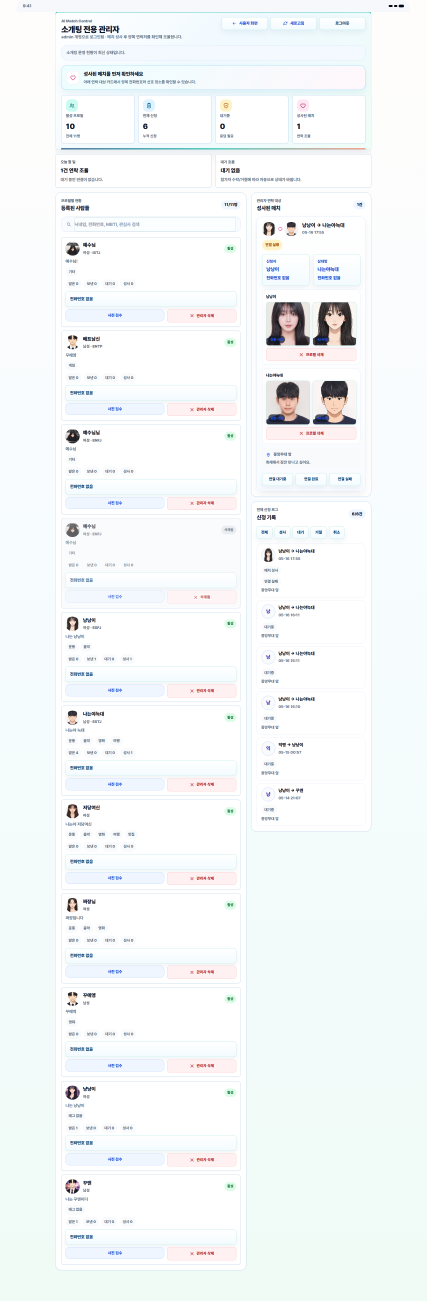
#> input picture admin-final-desktop.png, 1280 x 3901 px (shown at 1/3 size)
$ python build_ai_match_manuals.py
#> lines starting #> are read from the running program, lines starting #| are printed output that depends on the picture
from pathlib import Path

from docx import Document
from docx.enum.section import WD_SECTION
from docx.enum.text import WD_ALIGN_PARAGRAPH
from docx.enum.table import WD_TABLE_ALIGNMENT, WD_CELL_VERTICAL_ALIGNMENT
from docx.oxml import OxmlElement
from docx.oxml.ns import qn
from docx.shared import Cm, Pt, RGBColor
from PIL import Image


ROOT = Path(__file__).resolve().parents[1]


def ensure_manual_assets():
    out_dir = ROOT / "manual-assets"
    out_dir.mkdir(exist_ok=True)
    source = Image.open(ROOT / "admin-final-desktop.png")
#> source is the input picture: PIL image 1280x3901 RGB; mean R, G, B 244.5, 247.9, 248.6
    crops = {
        "ai-match-admin-dashboard-desktop.png": (140, 0, 1140, 980),
        "ai-match-admin-profiles-desktop.png": (140, 760, 760, 2680),
        "ai-match-admin-matches-desktop.png": (730, 620, 1140, 2300),
        "ai-match-admin-requests-desktop.png": (730, 1900, 1140, 3280),
    }
    for name, box in crops.items():
        source.crop(box).save(out_dir / name)
#> this loop made 4 passes
#> pass 1, in ensure_manual_assets, `source.crop(box).save(out_dir / name)`:
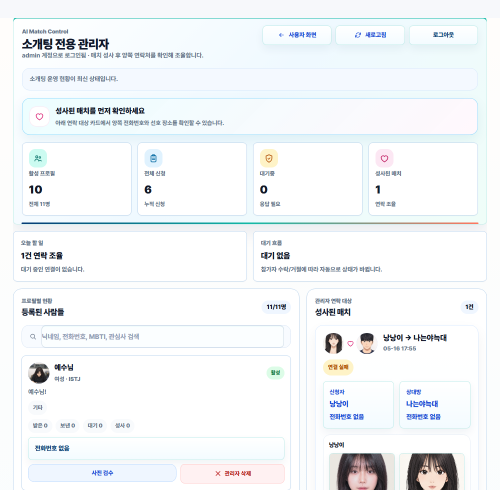
#> saved as ai-match-admin-dashboard-desktop.png: PIL image 1000x980 RGB (shown at 1/2 size); mean R, G, B 241.7, 244.8, 246.8
#> pass 2, in ensure_manual_assets, `source.crop(box).save(out_dir / name)`:
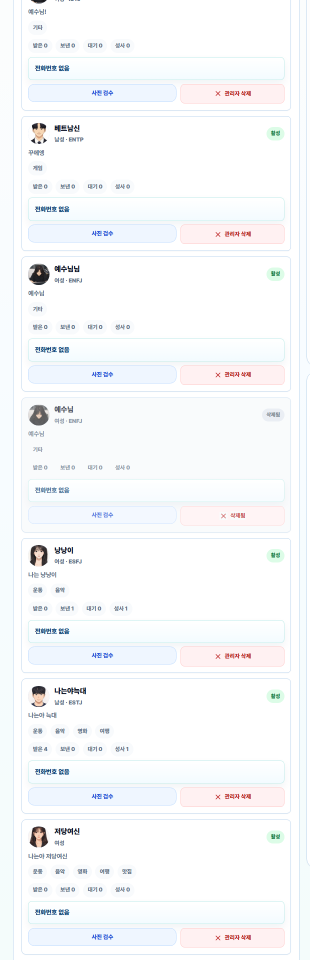
#> saved as ai-match-admin-profiles-desktop.png: PIL image 620x1920 RGB (shown at 1/2 size); mean R, G, B 247.1, 248.7, 250.4


# [128 lines left out: functions set_cell_shading, set_cell_text, style_document, add_title, add_note, add_bullets and 4 more, not called in this run]


def add_heading(document, text, level=1):
    paragraph = document.add_heading(text, level=level)
    paragraph.paragraph_format.keep_with_next = True


def build_user_manual():
    document = Document()
    style_document(document)
    add_title(document, "AI Match 사용자 사용설명서", "대상 화면: /ai-match · 화면 기준: 모바일 모드")
    add_note(document, "이 문서는 실제 모바일 화면 캡처를 기준으로 AI 소개팅 부스 사용 순서를 설명합니다.")

    add_heading(document, "1. AI 소개팅 부스 접속하기")
    add_image(document, "qa-screenshots/ai-match-ref-intro.png", "그림 1. AI Match 모바일 소개 화면", 10.0)
    add_numbered(document, [
        "모바일 브라우저에서 서비스 주소로 접속합니다.",
        "첫 화면에서 AI 소개팅 부스 안내와 QR 영역을 확인합니다.",
        "처음 사용하는 경우 시작하기를 누릅니다.",
        "이미 등록된 사람을 보고 싶으면 등록된 사람 보기를 누릅니다.",
    ])

    add_heading(document, "2. 프로필 등록하기")
    add_image(document, "qa-screenshots/ai-match-ref-register.png", "그림 2. 프로필 등록 화면", 10.0)
    add_numbered(document, [
        "사진 업로드를 눌러 정면 사진을 올립니다.",
        "AI 변환 미리보기가 생성되면 결과 이미지를 확인합니다.",
        "닉네임, 성별, 관심사 태그, 자기소개를 입력합니다.",
        "기본 만남 장소를 선택합니다.",
        "공개 동의 체크박스를 선택한 뒤 등록하기를 누릅니다.",
    ])
    add_bullets(document, [
        "관심사 태그는 최대 6개까지 선택할 수 있습니다.",
        "사진과 소개가 공개 목록에 표시되는 것에 동의해야 등록할 수 있습니다.",
        "PIN은 신청함 확인, 프로필 수정, 삭제에 필요합니다.",
    ])

    document.add_section(WD_SECTION.NEW_PAGE)
    add_heading(document, "3. 등록된 사람 보기")
    add_image(document, "qa-screenshots/ai-match-ref-people.png", "그림 3. 등록된 사람 목록 화면", 10.0)
    add_numbered(document, [
        "하단 메뉴에서 사람들을 누릅니다.",
        "상단 필터에서 전체, 남자, 여자, 신청 가능을 선택해 목록을 좁힙니다.",
        "프로필 카드에서 사진, 닉네임, 만남 장소, 자기소개, 관심사를 확인합니다.",
        "마음에 드는 프로필의 데이트 신청 버튼을 누릅니다.",
    ])

    add_heading(document, "4. 프로필 상세 확인 및 데이트 신청")
    add_image(document, "qa-screenshots/ai-match-ref-detail.png", "그림 4. 프로필 상세 및 데이트 신청 화면", 10.0)
    add_numbered(document, [
        "상대 프로필의 사진과 소개를 확인합니다.",
        "신청자 닉네임을 입력합니다.",
        "만날 장소를 선택합니다.",
        "짧은 메시지를 작성합니다.",
        "데이트 신청 보내기를 누릅니다.",
    ])

    add_heading(document, "5. 신청함 확인하기")
    add_image(document, "qa-screenshots/ai-match-bottom-check-3.png", "그림 5. 하단 메뉴와 신청함 진입 화면", 10.0)
    add_numbered(document, [
        "하단 메뉴에서 신청함을 누릅니다.",
        "닉네임과 PIN으로 인증합니다.",
        "받은 신청과 보낸 신청을 확인합니다.",
        "받은 신청은 수락 또는 거절할 수 있습니다.",
        "보낸 신청은 대기 중일 때 취소할 수 있습니다.",
    ])

    add_heading(document, "6. 사용 흐름 요약")
    add_table(document, ["단계", "해야 할 일", "화면"], [
        ["1", "/ai-match 접속", "소개 화면"],
        ["2", "시작하기 선택", "프로필 등록"],
        ["3", "사진 업로드 및 정보 입력", "등록 화면"],
        ["4", "등록된 사람 보기", "사람 목록"],
        ["5", "마음에 드는 사람에게 신청", "상세 화면"],
        ["6", "신청함에서 상태 확인", "신청 관리"],
    ])

    add_heading(document, "7. 자주 헷갈리는 부분")
    add_bullets(document, [
        "사진을 올려야 AI 프로필 이미지가 만들어지고 목록에서 더 잘 보입니다.",
        "연락처는 일반 사용자 화면에 바로 공개되지 않습니다.",
        "PIN은 본인 프로필과 신청함을 보호하기 위한 인증 수단입니다.",
        "신청을 보낸 뒤 상대가 수락해야 매칭이 성사됩니다.",
    ])
    document.save(ROOT / "ai-matach_사용설명서.docx")


def build_admin_manual():
    document = Document()
    style_document(document)
    add_title(document, "AI Match 관리자 사용설명서", "대상 화면: /ai-match/admin · 화면 기준: 데스크탑 모드")
    add_note(document, "이 문서는 실제 데스크탑 관리자 화면 캡처를 기준으로 매칭 운영 방법을 설명합니다.")

    add_heading(document, "1. 관리자 로그인")
    add_image(document, "admin-ui.png", "그림 1. 관리자 로그인 화면", 15.8)
    add_numbered(document, [
        "데스크탑 브라우저에서 /ai-match/admin으로 접속합니다.",
        "관리자 아이디와 비밀번호를 입력합니다.",
        "로그인 버튼을 누릅니다.",
    ])
    add_table(document, ["항목", "로컬 개발 기본값"], [["아이디", "0000"], ["비밀번호", "0000"]])

    add_heading(document, "2. 관리자 대시보드 전체 구조")
    add_image(document, "manual-assets/ai-match-admin-dashboard-desktop.png", "그림 2. 관리자 데스크탑 대시보드", 15.8)
    add_table(document, ["영역", "설명"], [
        ["상단 액션", "사용자 화면 이동, 새로고침, 로그아웃"],
        ["운영 요약", "활성 프로필, 전체 신청, 대기중, 성사된 매치 수 확인"],
        ["등록된 사람들", "프로필 검색, 상세 확인, 사진 검수, 관리자 삭제"],
        ["성사된 매치 / 신청 기록", "연락처 확인, 연결 상태 변경, 메모 저장"],
    ])

    document.add_section(WD_SECTION.NEW_PAGE)
    add_heading(document, "3. 등록된 사람들 관리")
    add_image(document, "manual-assets/ai-match-admin-profiles-desktop.png", "그림 3. 등록된 사람들 관리 화면", 10.0)
    add_numbered(document, [
        "왼쪽의 등록된 사람들 영역을 확인합니다.",
        "검색창에서 닉네임, 전화번호, MBTI, 관심사를 검색합니다.",
        "프로필 카드에서 성별, 관심사, 받은 신청, 보낸 신청, 대기 수, 성사 수를 확인합니다.",
        "사진 검수를 눌러 원본 사진과 AI 변환 사진을 확인합니다.",
        "부적절한 프로필은 관리자 삭제로 비활성화합니다.",
    ])
    add_bullets(document, [
        "삭제된 프로필은 사용자 목록에서 보이지 않습니다.",
        "삭제 후 사용자는 PIN으로 프로필 관리 화면에 접근할 수 없습니다.",
        "삭제 전 닉네임과 사진을 다시 확인해야 합니다.",
    ])

    add_heading(document, "4. 성사된 매치 확인 및 연결 조율")
    add_image(document, "manual-assets/ai-match-admin-matches-desktop.png", "그림 4. 성사된 매치 관리 화면", 10.0)
    add_numbered(document, [
        "오른쪽의 성사된 매치 영역을 확인합니다.",
        "매칭된 두 사람의 닉네임과 프로필 사진을 확인합니다.",
        "상세 보기를 눌러 양쪽 연락처와 사진을 확인합니다.",
        "전화 또는 문자로 만남 장소와 시간을 안내합니다.",
        "처리 상태에 따라 연결 대기중, 연결 완료, 연결 실패 중 하나를 선택합니다.",
    ])
    add_table(document, ["상태", "의미"], [
        ["연결 대기중", "아직 연락 또는 현장 안내가 완료되지 않음"],
        ["연결 완료", "양쪽에게 안내가 끝났고 만남 조율이 완료됨"],
        ["연결 실패", "연락 불가, 취소, 현장 사정 등으로 연결하지 못함"],
    ])

    add_heading(document, "5. 관리자 메모 작성")
    add_bullets(document, [
        "연락 완료 시간",
        "안내한 만남 장소",
        "안내한 약속 시간",
        "특이사항",
        "연결 실패 사유",
    ])
    add_note(document, "예시: 18:20 신청자 전화 완료, 18:25 상대방 문자 발송. 19:00 중앙무대 앞 안내.")

    add_heading(document, "6. 운영 순서 요약")
    add_image(document, "manual-assets/ai-match-admin-requests-desktop.png", "그림 5. 신청 기록 화면", 10.0)
    add_table(document, ["순서", "관리자 작업", "확인 위치"], [
        ["1", "/ai-match/admin 로그인", "로그인 화면"],
        ["2", "대기중/성사된 매치 수 확인", "운영 요약"],
        ["3", "새로 등록된 프로필 확인", "등록된 사람들"],
        ["4", "부적절한 프로필 삭제", "프로필 카드"],
        ["5", "성사된 매치 상세 보기", "성사된 매치"],
        ["6", "양쪽 연락처로 연결 조율", "상세 보기"],
        ["7", "연결 상태 변경", "연결 상태 버튼"],
        ["8", "처리 내용 메모 저장", "관리자 메모"],
    ])

    add_heading(document, "7. 관리자 주의사항")
    add_bullets(document, [
        "연락처는 운영 목적으로만 사용합니다.",
        "사용자 사진은 검수 목적 외에 저장하거나 공유하지 않습니다.",
        "관리자 삭제는 되돌리기 어려우므로 신중하게 사용합니다.",
        "처리 후에는 연결 상태와 메모를 남겨 다음 관리자가 이어서 확인할 수 있게 합니다.",
    ])
    document.save(ROOT / "ai-matach_admin_관리자설명서.docx")


if __name__ == "__main__":
    ensure_manual_assets()
    build_user_manual()
#> (the call stopped at in build_user_manual, `document = Document()`: docx is not available in this run)
    build_admin_manual()
#> (the call stopped at in build_admin_manual, `document = Document()`: docx is not available in this run)
